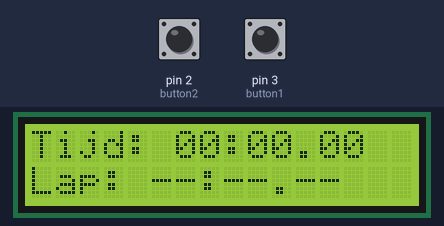
Simulated run of this sketch. Board: Arduino Uno, built with avr-gcc and run on an emulated ATmega328P. On the bench: 16×2 character LCD. The inputs (shaded band) are chosen by the test bench; at power-on: pin 3 (button1) LOW, pin 2 (button2) LOW.

Above: at 2.7 s.
2.8 s: pin 3 (button1) pulled HIGH for 0.15 s
At 3.19 s:
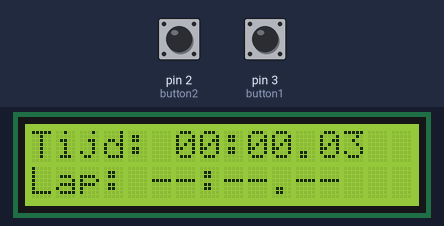
4.5 s: pin 2 (button2) pulled HIGH for 0.15 s
At 5.4 s:
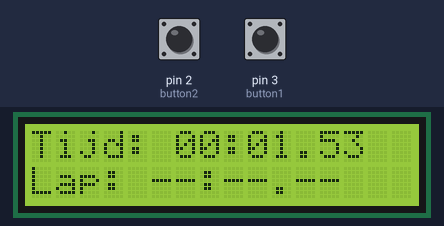
6.1 s: pin 3 (button1) pulled HIGH for 1 s
At 7.33 s:
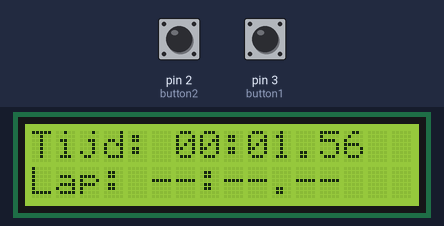
8.6 s: pin 2 (button2) pulled HIGH for 1 s
At 8.9 s:
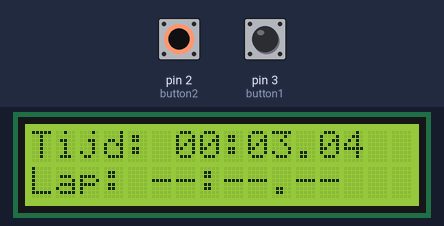
11.1 s: pin 2 (button2) driven HIGH and pin 3 (button1) driven HIGH
At 11.7 s:
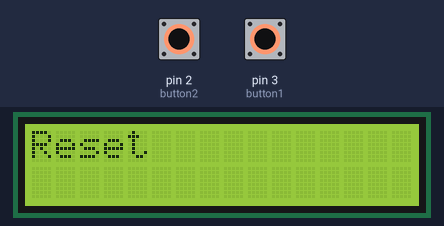
14.1 s: pin 2 (button2) driven LOW
Timing chart, 0 to 17.1 s (numbered marks = the images above; inputs shaded):
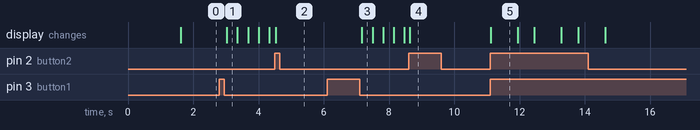

Measured:
- after the input at 2.8 s, the display: changes after 0.23 s (image 1)
- after the input at 6.1 s, the display: changes after 1.1 s (image 3)
- after the input at 11.1 s, the display: changes at once (image 5)
- what the display in image 5 shows lasts 0.8 s, from 11.1 s to 11.9 s

The sketch:

opdracht_6.ino
```cpp
#include <LiquidCrystal.h>

#include <Wire.h>
#include <LiquidCrystal_I2C.h>

// I2C lcd adres: 0x27, 16 kollomen, 2 rijen.
LiquidCrystal_I2C lcd(0x27, 16, 2);

const int button1 = 3; // Knop voor hets starten en voor laps.
const int button2 = 2; // Knop voor pauze.

// Tijd variabelen in milliseconden.
unsigned long startTime = 0;
unsigned long pauseTime = 0;
unsigned long lapTime = 0;

// Status variabelen om te bekijken of die is gerunned of gepauzeerd.
bool running = false;
bool paused = false;

int button1Status = LOW; // Standaard stand van knop 1.
unsigned long button1Pressed = 0; // Het tijdstip waarop de knop 1 is ingedrukt.
bool button1LongPressed = false; // Checkt of de knop lang is ingedrukt.

int button2Status = LOW; // Standaard stand van knop 2.

void setup(){

  // De knoppen instellen.
  pinMode(button1, INPUT);
  pinMode(button2, INPUT);

  // Dit is het bericht die je te zien krijgt wanneer je de stopwatch opstart.
  lcd.init();
  lcd.backlight();
  lcd.setCursor(0, 0);
  lcd.print("Stopwatch Klaar");
  delay(1500);
  lcd.clear();
}

void loop() {

  // Leest huidige toestand vna de knoppen.
  int currentButtonStatus1 = digitalRead(button1);
  int currentButtonStatus2 = digitalRead(button2);

  // Checkt of beide knoppen tegelijk zijn ingedrukt.
  if (currentButtonStatus1 == HIGH && currentButtonStatus2 == HIGH) {
    resetStopwatch();
    delay(500); // Zodat er niet meerdere resets achter elkaar wordt uigevoerd.
    return;
  }

  // Dit is wat de knop 1 moet doen, dus start of start de lap.
  if (currentButtonStatus1 == HIGH && button1Status == LOW) {
    button1Pressed = millis();
    button1LongPressed = false;
  }

  // Checkt of knop 1 langer dan 2 seconden is ingedrukt, hiermee sla je een lap op.
  if (currentButtonStatus1 == HIGH && !button1LongPressed) {
    if (millis() - button1Pressed >= 2000) {
      if (running) {
        lapTime = getElapsedTime();
        button1LongPressed = true;
      }
    }
  }

  // Checkt of knop 1 niet meer is ingedrukt, dus hervat de stopwatch.
  if (currentButtonStatus1 == LOW && button1Status == HIGH && !button1LongPressed) {
    if (!running && !paused) {

      // Stopwatch voor het eerst starten
      startTime = millis();
      running = true;
      paused = false;
    } else if (paused) {

      // Start stopwatch weer nadat die was gepauzeerd.
      startTime = millis();
      running = true;
      paused = false;
    }
  }

  // Checkt of knop 2 net is ingedrukt zodat die pauzeert.
  if (currentButtonStatus2 == HIGH && button2Status == LOW) {
    if (running) {
      pauseTime = getElapsedTime(); // Slaat het verstreken tijd op.
      running = false;
      paused = true;
    }
  }

  // Berekent verstreken tijd en laat het weergeven op de stopwatch.
  unsigned long elapsedTime = getElapsedTime();
  updateDisplayScreen(elapsedTime, lapTime);

  // SLaat de status van de knoppen op voor de volgende keer.
  button1Status = currentButtonStatus1;
  button2Status = currentButtonStatus2;
}

// Hierbij krijg je de verstreken tijd terug in milliseconden.
unsigned long getElapsedTime() {
  if (running) {
    return (millis() - startTime) + pauseTime; // Huidige tijd min starttjd, plus verstreken tijd van pauze als die er is.
  } else {
    return pauseTime; // Gepauzeert of gestopt, geef dus opgeslagen tijd terug.
  }
}

// Toont de huidige tijd en de laptijd op het schermpje.
void updateDisplayScreen(unsigned long elapsedTime, unsigned long lap) {
  int minutes, seconds, hundredths;

  // Huidige verstreken tijd.
  formatTime(elapsedTime, minutes, seconds, hundredths);
  lcd.setCursor(0, 0);
  lcd.print("Tijd: ");

  if (minutes < 10) lcd.print("0");
  lcd.print(minutes);
  lcd.print(":");

  if (seconds < 10) lcd.print("0");
  lcd.print(seconds);
  lcd.print(".");

  if (hundredths < 10) lcd.print("0");
  lcd.print(hundredths);
  lcd.print("   ");

  // Wordt alleen getoond wanneer er een lap is.
  lcd.setCursor(0, 1);
  if (lap > 0) {
    formatTime(lap, minutes, seconds, hundredths);
    lcd.print("Lap:  ");

    if (minutes < 10) lcd.print("0");
    lcd.print(minutes);
    lcd.print(":");

    if (seconds < 10) lcd.print("0");
    lcd.print(seconds);
    lcd.print(".");

    if (hundredths < 10) lcd.print("0");
    lcd.print(hundredths);
  } else {
    lcd.print("Lap: --:--.--");
  }
}

// Zet millisecondes om naar seconds, minuten en honderdsten.
void formatTime(unsigned long ms, int &minutes, int &seconds, int &hundredths) {
  hundredths = (ms / 10) % 100;
  seconds = (ms / 1000) % 60;
  minutes = (ms / 60000);
}

// Reset alles terug naar de beginstand.
void resetStopwatch() {
  running = false;
  paused = false;

  startTime = 0;
  pauseTime = 0;
  lapTime = 0;

  lcd.clear();
  lcd.setCursor(0, 0);
  lcd.print("Reset");
  delay(800);
  lcd.clear();
  updateDisplayScreen(0, 0);
}
```
